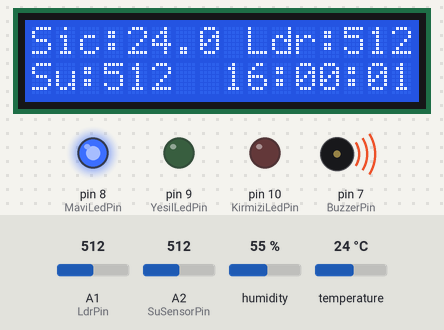
Bench run of a sketch on a simulated Arduino Uno, built with avr-gcc and run on an emulated ATmega328P. On the bench: 16×2 character LCD, output pins drawn as LEDs (lit = HIGH), buzzer (waves = sounding). Inputs (shaded band) come from the test bench; at power-on: temperature 24 °C, A1 (LdrPin) = 512, A2 (SuSensorPin) = 512, humidity 55 %. The local clock reads 2024-03-15 10:24:30 at power-on unless the sketch sets it; what the sketch prints to the serial monitor is not drawn.

Above: at 3.2 s.
3.3 s: temperature set to 28 °C
At 5.8 s:
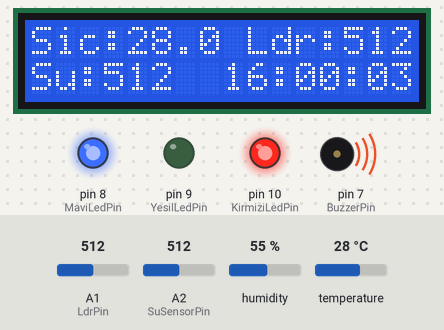
9.3 s: A1 (LdrPin) set to 585
At 10.8 s:
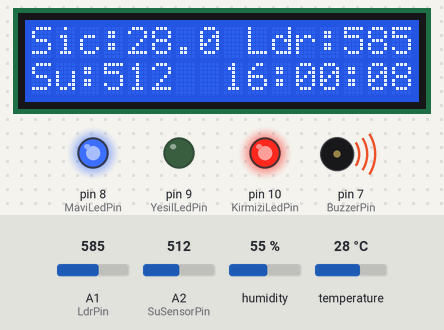
12.5 s: A1 (LdrPin) set to 608
At 13.8 s:
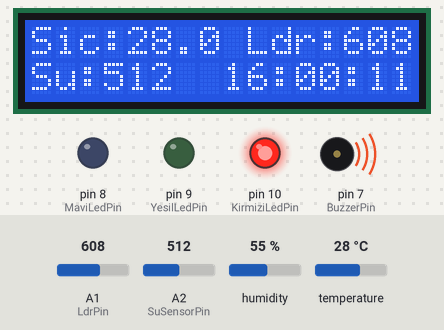
17.5 s: A2 (SuSensorPin) set to 587
At 18.8 s:
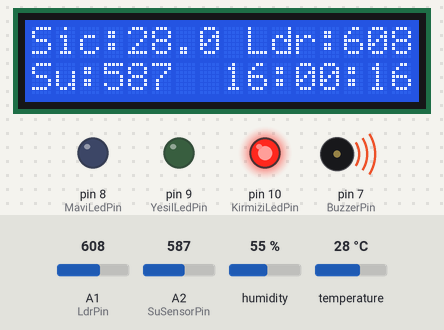
20.5 s: A2 (SuSensorPin) set to 616
At 21.8 s:
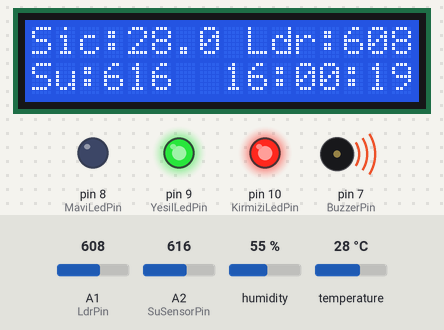
25.5 s: temperature set to 12 °C
At 27.8 s:
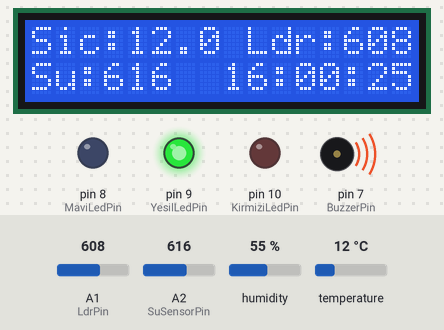
Timing chart, 0 to 29.3 s (numbered marks = the images above; inputs shaded):
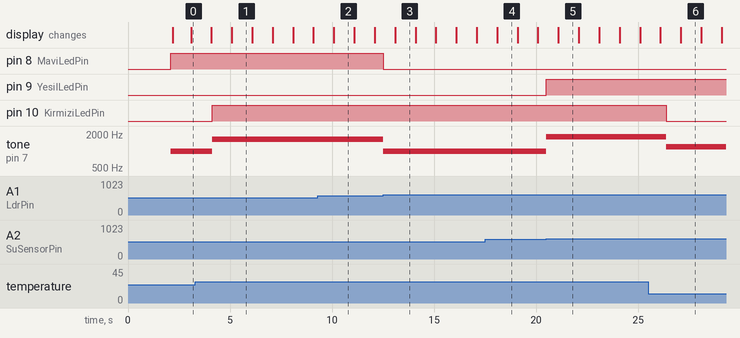

The sketch:

akilliortam.ino
```cpp
#include <LiquidCrystal_I2C.h>
#include "DHT.h"
#include <ThreeWire.h>
#include <RtcDS1302.h>
#include <Wire.h>
#include <math.h>

const int LdrPin = A1;
const int SuSensorPin = A2;
const int BuzzerPin = 7;
const int MaviLedPin = 8;
const int YesilLedPin = 9;
const int KirmiziLedPin = 10;

const int DS1302_IO = 12;
const int DS1302_SCLK = 11;
const int DS1302_CE = 13;

ThreeWire myWire(DS1302_IO, DS1302_SCLK, DS1302_CE);
RtcDS1302<ThreeWire> rtc(myWire);

#define DHTPIN 6
#define DHTTYPE DHT11
DHT dht(DHTPIN, DHTTYPE);

LiquidCrystal_I2C lcd(0x27, 16, 2);

const int LdrEsik = 600;
const int SuEsik = 600;
const float SicaklikEsik = 26.3;

void setup() {
  pinMode(LdrPin, INPUT);
  pinMode(SuSensorPin, INPUT);
  pinMode(BuzzerPin, OUTPUT);
  pinMode(MaviLedPin, OUTPUT);
  pinMode(YesilLedPin, OUTPUT);
  pinMode(KirmiziLedPin, OUTPUT);
  noTone(BuzzerPin);

  dht.begin();
  lcd.begin();
  lcd.backlight();
  lcd.setCursor(0, 0);
  lcd.print("Hosgeldiniz!");
  delay(2000);
  lcd.clear();

  Serial.begin(9600);
  Serial.println("Sicaklik,Ldr,Su,Alarm");
  rtc.Begin();


  RtcDateTime ayarlananZaman(2025, 10, 17, 16,00, 0);
  rtc.SetDateTime(ayarlananZaman);
}

void loop() {
  int LdrDeger = analogRead(LdrPin);
  int suDegeri = analogRead(SuSensorPin);
  float sicaklik = dht.readTemperature();

  if (isnan(sicaklik)) {
    Serial.println("HATA: DHT11 verisi okunamadi.");
    delay(2000);
    return;
  }
  RtcDateTime now = rtc.GetDateTime();

  bool SicaklikAlarm = sicaklik > SicaklikEsik;
  bool SuAlarm = suDegeri > SuEsik;
  bool IsikYetersiz = LdrDeger < LdrEsik;

  // LED ve buzzer kontrolü
  if (SicaklikAlarm && SuAlarm && IsikYetersiz) {
    digitalWrite(KirmiziLedPin, HIGH);
    digitalWrite(YesilLedPin, HIGH);
    digitalWrite(MaviLedPin, HIGH);
    tone(BuzzerPin, 2000);
  } else if (SicaklikAlarm && SuAlarm) {
    digitalWrite(KirmiziLedPin, HIGH);
    digitalWrite(YesilLedPin, HIGH);
    digitalWrite(MaviLedPin, LOW);
    tone(BuzzerPin, 1800);
  } else if (SicaklikAlarm && IsikYetersiz) {
    digitalWrite(KirmiziLedPin, HIGH);
    digitalWrite(YesilLedPin, LOW);
    digitalWrite(MaviLedPin, HIGH);
    tone(BuzzerPin, 1600);
  } else if (SuAlarm && IsikYetersiz) {
    digitalWrite(KirmiziLedPin, LOW);
    digitalWrite(YesilLedPin, HIGH);
    digitalWrite(MaviLedPin, HIGH);
    tone(BuzzerPin, 1400);
  } else if (SicaklikAlarm) {
    digitalWrite(KirmiziLedPin, HIGH);
    digitalWrite(YesilLedPin, LOW);
    digitalWrite(MaviLedPin, LOW);
    tone(BuzzerPin, 1000);
  } else if (SuAlarm) {
    digitalWrite(KirmiziLedPin, LOW);
    digitalWrite(YesilLedPin, HIGH);
    digitalWrite(MaviLedPin, LOW);
    tone(BuzzerPin, 1200);
  } else if (IsikYetersiz) {
    digitalWrite(KirmiziLedPin, LOW);
    digitalWrite(YesilLedPin, LOW);
    digitalWrite(MaviLedPin, HIGH);
    tone(BuzzerPin, 1000);
  } else {
    digitalWrite(KirmiziLedPin, LOW);
    digitalWrite(YesilLedPin, LOW);
    digitalWrite(MaviLedPin, LOW);
    noTone(BuzzerPin);
  }


 static byte oncekiSaniye = 60;  // geçersiz başlangıç


 if (now.Second() != oncekiSaniye) {
  oncekiSaniye = now.Second();

  char zamanStr[9];
  sprintf(zamanStr, " %02d:%02d:%02d", now.Hour(), now.Minute(), now.Second());


  // LCD gösterimi
  lcd.setCursor(0, 0);
  lcd.print("                ");
  lcd.setCursor(0, 0);
  lcd.print("Sic:");
  lcd.print(sicaklik, 1);
  lcd.print(" Ldr:");
  lcd.print(LdrDeger);

  lcd.setCursor(0,1);
  lcd.print("                 ");
  lcd.setCursor(0, 1);
  lcd.print("Su:");
  lcd.print(suDegeri);
  lcd.print(" ");
  lcd.print(zamanStr);
  lcd.print("                ");


  // RTC zamanı gösterimi

  lcd.print(now.Hour());
  lcd.print(":");
  if (now.Minute() < 10) lcd.print("0");
  lcd.print(now.Minute());
  lcd.print(":");
  if (now.Second() < 10) lcd.print("0");
  lcd.print(now.Second());


  int AlarmDurumu = (SicaklikAlarm || SuAlarm || IsikYetersiz) ? 1 : 0;

  //char zamanStr[9];
  sprintf(zamanStr, "%02d:%02d:%02d ", now.Hour(), now.Minute(), now.Second());

  Serial.print(zamanStr);
  Serial.print(",");
  Serial.print(sicaklik,2);
  Serial.print(",");
  Serial.print(LdrDeger);
  Serial.print(",");
  Serial.print(suDegeri);
  Serial.print(",");
  Serial.println(AlarmDurumu);

}
}
```

Measured:
- the behaviour switches between 26 and 27 °C on temperature (found by bisection; images 0 and 1)
- the behaviour switches between 599 and 600 on A1 (LdrPin) (found by bisection; images 2 and 3)
- the behaviour switches between 600 and 601 on A2 (SuSensorPin) (found by bisection; images 4 and 5)
- after the input at 3.3 s, pin 10 (KirmiziLedPin): LOW → HIGH after 0.83 s; tone on pin 7 (BuzzerPin): 1000 Hz → 1600 Hz after 0.83 s
- after the input at 12.5 s, pin 8 (MaviLedPin): HIGH → LOW at once; tone on pin 7 (BuzzerPin): 1600 Hz → 1000 Hz at once
- after the input at 20.5 s, pin 9 (YesilLedPin): LOW → HIGH at once; tone on pin 7 (BuzzerPin): 1000 Hz → 1800 Hz at once
- after the input at 25.5 s, pin 10 (KirmiziLedPin): HIGH → LOW after 0.88 s; tone on pin 7 (BuzzerPin): 1800 Hz → 1200 Hz after 0.88 s
